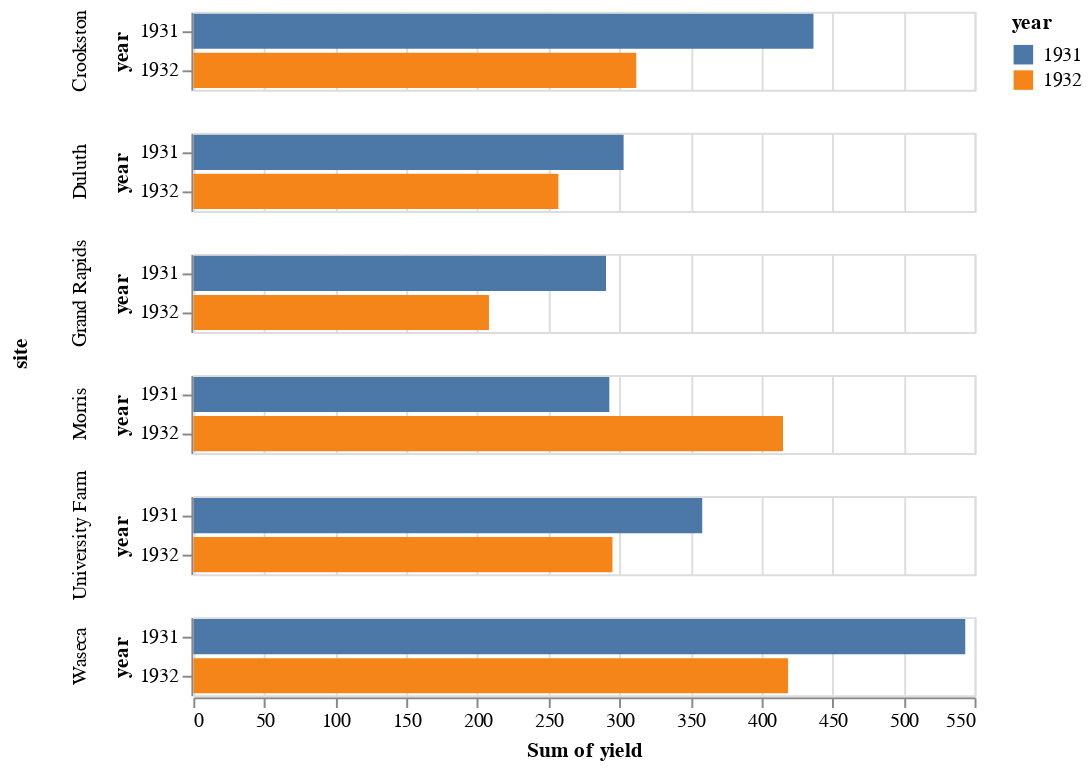

Notebook code cell kept with this figure:
### Code cell
import altair as alt
from vega_datasets import data

source = data.barley()

print(source)

alt.Chart(source).mark_bar().encode(
    x='sum(yield):Q',
    y='year:O',
    color='year:N',
    row='site:N'
)

### Figure 1 — Vega-Lite specification as saved in the notebook (floating-point values rounded to 4 significant figures)
{"config": {"view": {"continuousWidth": 400, "continuousHeight": 300}}, "data": {"name": "data-093ece8c35bb2d41094cfb6138ec810b"}, "mark": "bar", "encoding": {"color": {"field": "year", "type": "nominal"}, "row": {"field": "site", "type": "nominal"}, "x": {"aggregate": "sum", "field": "yield", "type": "quantitative"}, "y": {"field": "year", "type": "ordinal"}}, "$schema": "https://vega.github.io/schema/vega-lite/v4.17.0.json", "datasets": {"data-093ece8c35bb2d41094cfb6138ec810b": [{"yield": 27.0, "variety": "Manchuria", "year": 1931, "site": "University Farm"}, {"yield": 48.87, "variety": "Manchuria", "year": 1931, "site": "Waseca"}, {"yield": 27.43, "variety": "Manchuria", "year": 1931, "site": "Morris"}, {"yield": 39.93, "variety": "Manchuria", "year": 1931, "site": "Crookston"}, {"yield": 32.97, "variety": "Manchuria", "year": 1931, "site": "Grand Rapids"}, {"yield": 28.97, "variety": "Manchuria", "year": 1931, "site": "Duluth"}, {"yield": 43.07, "variety": "Glabron", "year": 1931, "site": "University Farm"}, {"yield": 55.2, "variety": "Glabron", "year": 1931, "site": "Waseca"}, {"yield": 28.77, "variety": "Glabron", "year": 1931, "site": "Morris"}, {"yield": 38.13, "variety": "Glabron", "year": 1931, "site": "Crookston"}, {"yield": 29.13, "variety": "Glabron", "year": 1931, "site": "Grand Rapids"}, {"yield": 29.67, "variety": "Glabron", "year": 1931, "site": "Duluth"}, {"yield": 35.13, "variety": "Svansota", "year": 1931, "site": "University Farm"}, {"yield": 47.33, "variety": "Svansota", "year": 1931, "site": "Waseca"}, {"yield": 25.77, "variety": "Svansota", "year": 1931, "site": "Morris"}, {"yield": 40.47, "variety": "Svansota", "year": 1931, "site": "Crookston"}, {"yield": 29.67, "variety": "Svansota", "year": 1931, "site": "Grand Rapids"}, {"yield": 25.7, "variety": "Svansota", "year": 1931, "site": "Duluth"}, {"yield": 39.9, "variety": "Velvet", "year": 1931, "site": "University Farm"}, {"yield": 50.23, "variety": "Velvet", "year": 1931, "site": "Waseca"}, {"yield": 26.13, "variety": "Velvet", "year": 1931, "site": "Morris"}, {"yield": 41.33, "variety": "Velvet", "year": 1931, "site": "Crookston"}, {"yield": 23.03, "variety": "Velvet", "year": 1931, "site": "Grand Rapids"}, {"yield": 26.3, "variety": "Velvet", "year": 1931, "site": "Duluth"}, {"yield": 36.57, "variety": "Trebi", "year": 1931, "site": "University Farm"}, {"yield": 63.83, "variety": "Trebi", "year": 1931, "site": "Waseca"}, {"yield": 43.77, "variety": "Trebi", "year": 1931, "site": "Morris"}, {"yield": 46.93, "variety": "Trebi", "year": 1931, "site": "Crookston"}, {"yield": 29.77, "variety": "Trebi", "year": 1931, "site": "Grand Rapids"}, {"yield": 33.93, "variety": "Trebi", "year": 1931, "site": "Duluth"}, {"yield": 43.27, "variety": "No. 457", "year": 1931, "site": "University Farm"}, {"yield": 58.1, "variety": "No. 457", "year": 1931, "site": "Waseca"}, {"yield": 28.7, "variety": "No. 457", "year": 1931, "site": "Morris"}, {"yield": 45.67, "variety": "No. 457", "year": 1931, "site": "Crookston"}, {"yield": 32.17, "variety": "No. 457", "year": 1931, "site": "Grand Rapids"}, {"yield": 33.6, "variety": "No. 457", "year": 1931, "site": "Duluth"}, {"yield": 36.6, "variety": "No. 462", "year": 1931, "site": "University Farm"}, {"yield": 65.77, "variety": "No. 462", "year": 1931, "site": "Waseca"}, {"yield": 30.37, "variety": "No. 462", "year": 1931, "site": "Morris"}, {"yield": 48.57, "variety": "No. 462", "year": 1931, "site": "Crookston"}, {"yield": 24.93, "variety": "No. 462", "year": 1931, "site": "Grand Rapids"}, {"yield": 28.1, "variety": "No. 462", "year": 1931, "site": "Duluth"}, {"yield": 32.77, "variety": "Peatland", "year": 1931, "site": "University Farm"}, {"yield": 48.57, "variety": "Peatland", "year": 1931, "site": "Waseca"}, {"yield": 29.87, "variety": "Peatland", "year": 1931, "site": "Morris"}, {"yield": 41.6, "variety": "Peatland", "year": 1931, "site": "Crookston"}, {"yield": 34.7, "variety": "Peatland", "year": 1931, "site": "Grand Rapids"}, {"yield": 32.0, "variety": "Peatland", "year": 1931, "site": "Duluth"}, {"yield": 24.67, "variety": "No. 475", "year": 1931, "site": "University Farm"}, {"yield": 46.77, "variety": "No. 475", "year": 1931, "site": "Waseca"}, {"yield": 22.6, "variety": "No. 475", "year": 1931, "site": "Morris"}, {"yield": 44.1, "variety": "No. 475", "year": 1931, "site": "Crookston"}, {"yield": 19.7, "variety": "No. 475", "year": 1931, "site": "Grand Rapids"}, {"yield": 33.07, "variety": "No. 475", "year": 1931, "site": "Duluth"}, {"yield": 39.3, "variety": "Wisconsin No. 38", "year": 1931, "site": "University Farm"}, {"yield": 58.8, "variety": "Wisconsin No. 38", "year": 1931, "site": "Waseca"}, {"yield": 29.47, "variety": "Wisconsin No. 38", "year": 1931, "site": "Morris"}, {"yield": 49.87, "variety": "Wisconsin No. 38", "year": 1931, "site": "Crookston"}, {"yield": 34.47, "variety": "Wisconsin No. 38", "year": 1931, "site": "Grand Rapids"}, {"yield": 31.6, "variety": "Wisconsin No. 38", "year": 1931, "site": "Duluth"}, {"yield": 26.9, "variety": "Manchuria", "year": 1932, "site": "University Farm"}, {"yield": 33.47, "variety": "Manchuria", "year": 1932, "site": "Waseca"}, {"yield": 34.37, "variety": "Manchuria", "year": 1932, "site": "Morris"}, {"yield": 32.97, "variety": "Manchuria", "year": 1932, "site": "Crookston"}, {"yield": 22.13, "variety": "Manchuria", "year": 1932, "site": "Grand Rapids"}, {"yield": 22.57, "variety": "Manchuria", "year": 1932, "site": "Duluth"}, {"yield": 36.8, "variety": "Glabron", "year": 1932, "site": "University Farm"}, {"yield": 37.73, "variety": "Glabron", "year": 1932, "site": "Waseca"}, {"yield": 35.13, "variety": "Glabron", "year": 1932, "site": "Morris"}, {"yield": 26.17, "variety": "Glabron", "year": 1932, "site": "Crookston"}, {"yield": 14.43, "variety": "Glabron", "year": 1932, "site": "Grand Rapids"}, {"yield": 25.87, "variety": "Glabron", "year": 1932, "site": "Duluth"}, {"yield": 27.43, "variety": "Svansota", "year": 1932, "site": "University Farm"}, {"yield": 38.5, "variety": "Svansota", "year": 1932, "site": "Waseca"}, {"yield": 35.03, "variety": "Svansota", "year": 1932, "site": "Morris"}, {"yield": 20.63, "variety": "Svansota", "year": 1932, "site": "Crookston"}, {"yield": 16.63, "variety": "Svansota", "year": 1932, "site": "Grand Rapids"}, {"yield": 22.23, "variety": "Svansota", "year": 1932, "site": "Duluth"}, {"yield": 26.8, "variety": "Velvet", "year": 1932, "site": "University Farm"}, {"yield": 37.4, "variety": "Velvet", "year": 1932, "site": "Waseca"}, {"yield": 38.83, "variety": "Velvet", "year": 1932, "site": "Morris"}, {"yield": 32.07, "variety": "Velvet", "year": 1932, "site": "Crookston"}, {"yield": 32.23, "variety": "Velvet", "year": 1932, "site": "Grand Rapids"}, {"yield": 22.47, "variety": "Velvet", "year": 1932, "site": "Duluth"}, {"yield": 29.07, "variety": "Trebi", "year": 1932, "site": "University Farm"}, {"yield": 49.23, "variety": "Trebi", "year": 1932, "site": "Waseca"}, {"yield": 46.63, "variety": "Trebi", "year": 1932, "site": "Morris"}, {"yield": 41.83, "variety": "Trebi", "year": 1932, "site": "Crookston"}, {"yield": 20.63, "variety": "Trebi", "year": 1932, "site": "Grand Rapids"}, {"yield": 30.6, "variety": "Trebi", "year": 1932, "site": "Duluth"}, {"yield": 26.43, "variety": "No. 457", "year": 1932, "site": "University Farm"}, {"yield": 42.2, "variety": "No. 457", "year": 1932, "site": "Waseca"}, {"yield": 43.53, "variety": "No. 457", "year": 1932, "site": "Morris"}, {"yield": 34.33, "variety": "No. 457", "year": 1932, "site": "Crookston"}, {"yield": 19.47, "variety": "No. 457", "year": 1932, "site": "Grand Rapids"}, {"yield": 22.7, "variety": "No. 457", "year": 1932, "site": "Duluth"}, {"yield": 25.57, "variety": "No. 462", "year": 1932, "site": "University Farm"}, {"yield": 44.7, "variety": "No. 462", "year": 1932, "site": "Waseca"}, {"yield": 47.0, "variety": "No. 462", "year": 1932, "site": "Morris"}, {"yield": 30.53, "variety": "No. 462", "year": 1932, "site": "Crookston"}, {"yield": 19.9, "variety": "No. 462", "year": 1932, "site": "Grand Rapids"}, {"yield": 22.5, "variety": "No. 462", "year": 1932, "site": "Duluth"}, {"yield": 28.07, "variety": "Peatland", "year": 1932, "site": "University Farm"}, {"yield": 36.03, "variety": "Peatland", "year": 1932, "site": "Waseca"}, {"yield": 43.2, "variety": "Peatland", "year": 1932, "site": "Morris"}, {"yield": 25.23, "variety": "Peatland", "year": 1932, "site": "Crookston"}, {"yield": 26.77, "variety": "Peatland", "year": 1932, "site": "Grand Rapids"}, {"yield": 31.37, "variety": "Peatland", "year": 1932, "site": "Duluth"}, {"yield": 30.0, "variety": "No. 475", "year": 1932, "site": "University Farm"}, {"yield": 41.27, "variety": "No. 475", "year": 1932, "site": "Waseca"}, {"yield": 44.23, "variety": "No. 475", "year": 1932, "site": "Morris"}, {"yield": 32.13, "variety": "No. 475", "year": 1932, "site": "Crookston"}, {"yield": 15.23, "variety": "No. 475", "year": 1932, "site": "Grand Rapids"}, {"yield": 27.37, "variety": "No. 475", "year": 1932, "site": "Duluth"}, {"yield": 38.0, "variety": "Wisconsin No. 38", "year": 1932, "site": "University Farm"}, {"yield": 58.17, "variety": "Wisconsin No. 38", "year": 1932, "site": "Waseca"}, {"yield": 47.17, "variety": "Wisconsin No. 38", "year": 1932, "site": "Morris"}, {"yield": 35.9, "variety": "Wisconsin No. 38", "year": 1932, "site": "Crookston"}, {"yield": 20.67, "variety": "Wisconsin No. 38", "year": 1932, "site": "Grand Rapids"}, {"yield": 29.33, "variety": "Wisconsin No. 38", "year": 1932, "site": "Duluth"}]}}
